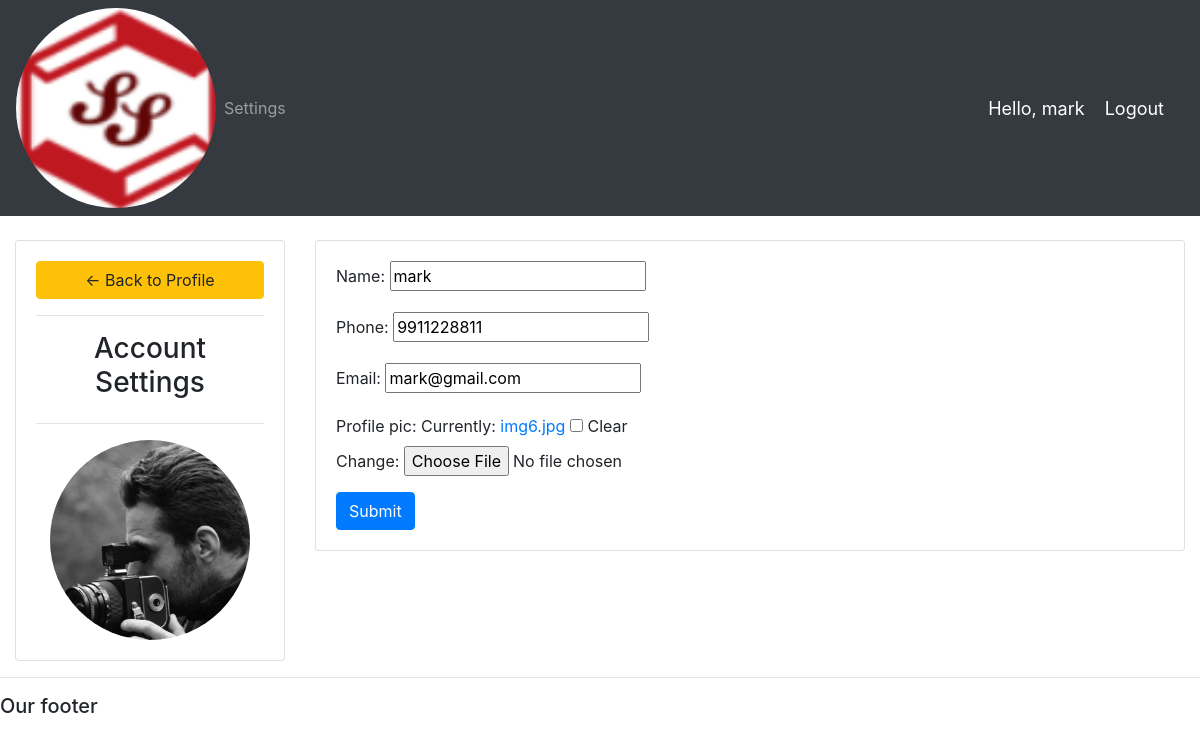
The page /account/ (signed in) on the database its author committed.
### accounts/models.py (models this page shows, shortened)
class Customer(models.Model):
	user = models.OneToOneField(User, null=True, blank=True, on_delete=models.CASCADE)
	name = models.CharField(max_length=200, null=True)
	phone = models.CharField(max_length=200, null=True)
	email = models.CharField(max_length=200, null=True)
	profile_pic = models.ImageField(default="profile1.png", null=True, blank=True)
	date_created = models.DateTimeField(auto_now_add=True, null=True)

### accounts/decorators.py (the view)
		def wrapper_func(request, *args, **kwargs):
			group = None
			if request.user.groups.exists():
				group = request.user.groups.all()[0].name
			if group in allowed_roles:
				return view_func(request, *args, **kwargs)
			else:
				return HttpResponse('You are not authorized to view this page')

### accounts/forms.py
class CustomerForm(ModelForm):
	class Meta:
		model = Customer
		fields = '__all__'
		exclude = ['user']

### accounts/views.py (called while the page is built)
@login_required(login_url='login')
@allowed_users(allowed_roles=['customer'])
def accountSettings(request):
	customer = request.user.customer
	form = CustomerForm(instance=customer)
	if request.method == 'POST':
		form = CustomerForm(request.POST, request.FILES,instance=customer)
		if form.is_valid():
			form.save()
	context = {'form':form}
	return render(request, 'accounts/account_settings.html', context)

### accounts/templates/accounts/account_settings.html (shortened to what this page needs)
{%  extends 'accounts/main.html' %}
{% load static %}
{% block content %}
<br>
<div class="row">
	<div class="col-md-3">
		<div class="card card-body">
			<a class="btn btn-warning" href="{% url 'home' %}"> &#8592; Back to Profile</a>
			<hr>
			<h3 style="text-align: center">Account Settings</h3>
			<hr>
			<img class="profile-pic" src="{{request.user.customer.profile_pic.url}}" >
		</div>
	</div>
	<div class="col-md-9">
		<div class="card card-body">
			<form method="POST" action="" enctype="multipart/form-data">
				{{form.as_p}}
			<input class="btn btn-primary" type="submit" name="Update Information">
			</form>
		</div>
	</div>
</div>
{% endblock %}

### accounts/templates/accounts/navbar.html (shortened to what this page needs)
{% load static %}
<nav class="navbar navbar-expand-lg navbar-dark bg-dark">
 <img src="{% static 'images/logo.png' %}" id="logo">
  <div class="collapse navbar-collapse" id="navbarNav">
    <ul class="navbar-nav">
      {% if request.user.is_staff %}
      <li class="nav-item active">
        <a class="nav-link" href="{% url 'home' %}">Dashboard</a>
      </li>
      <li class="nav-item">
        <a class="nav-link" href="{% url 'products' %}">Products</a>
      </li>
      {% else %}
       <li class="nav-item">
        <a class="nav-link" href="{% url 'account' %}">Settings</a>
      </li>
      {% endif %}
    </ul>
  </div>
  <span class="hello-msg">Hello, {{request.user}}</span>
  <span ><a  class="hello-msg" href="{% url 'logout' %}">Logout</a></span>
</nav>

### static/css/main.css (style rules this page uses)
#logo { height: 200px; width: 200px; border-radius: 50%; }

### accounts/templates/accounts/navbar.html (style rules this page uses)
.hello-msg { font-size: 18px; color: #fff; margin-right: 20px; }

### accounts/templates/accounts/account_settings.html (style rules this page uses)
.profile-pic { max-width: 200px; max-height:200px; margin: 0 auto; border-radius: 50%; }

### rows shown on the page
Customer: name "mark", phone "9911228811", email "mark@gmail.com"

### other values the page prints
{{ request.user }} "mark"
